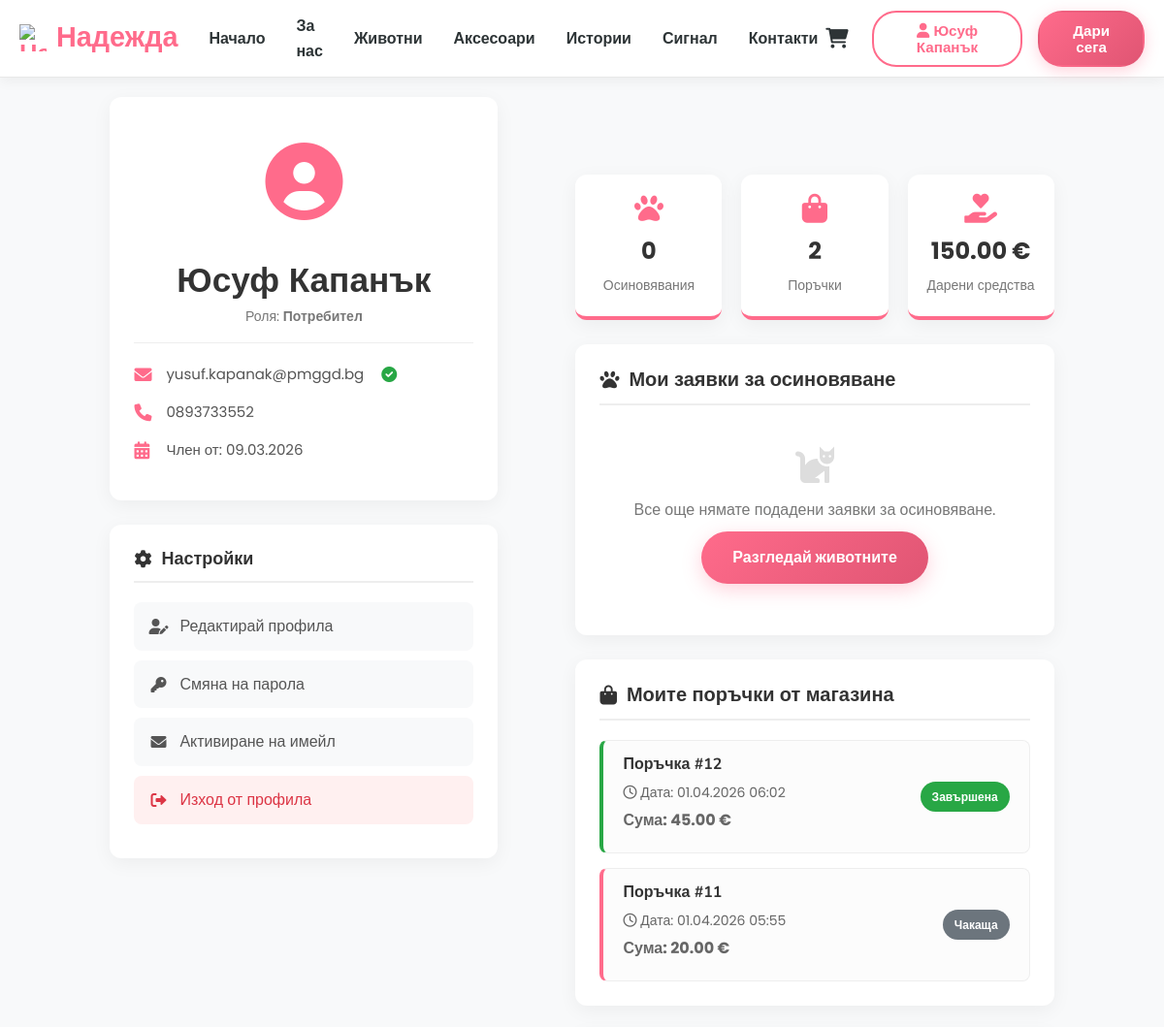
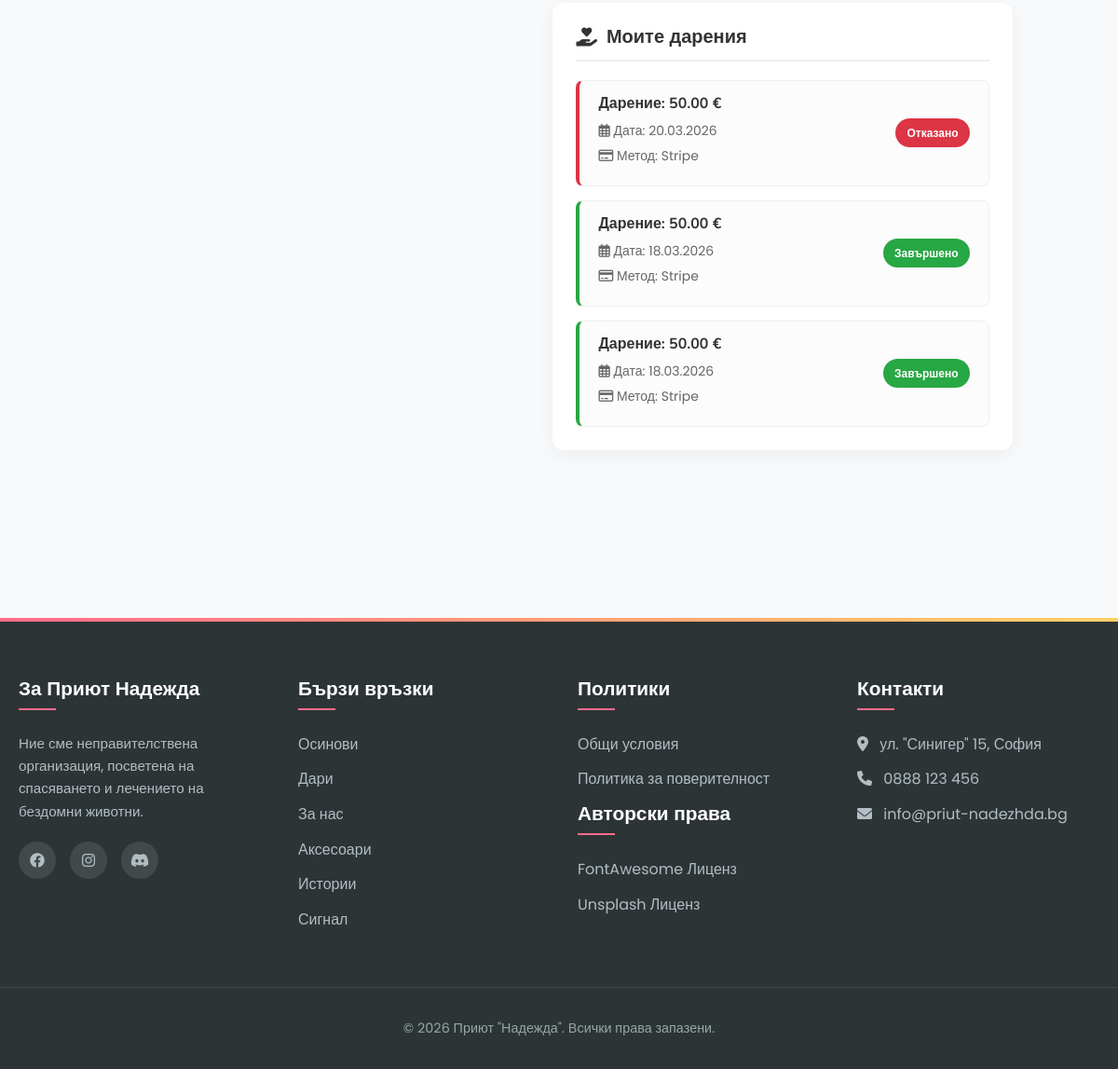
The app's page /profile.php (signed in) with its own data (2 pictures, top to bottom).
### tables this page shows
CREATE TABLE `users` (
  `id` int(11) NOT NULL,
  `full_name` varchar(100) NOT NULL,
  `email` varchar(100) NOT NULL,
  `email_status` varchar(20) NOT NULL DEFAULT 'Не потвърден',
  `phone` varchar(20) DEFAULT NULL,
  `password` varchar(255) NOT NULL,
  `role` enum('Потребител','Администратор') DEFAULT 'Потребител',
  `created_at` timestamp NOT NULL DEFAULT current_timestamp(),
  `updated_at` timestamp NOT NULL DEFAULT current_timestamp() ON UPDATE current_timestamp(),
  `reset_token` varchar(64) DEFAULT NULL,
  `reset_token_expires_at` datetime DEFAULT NULL
);

CREATE TABLE `orders` (
  `id` int(11) NOT NULL,
  `user_id` int(11) DEFAULT NULL,
  `full_name` varchar(100) NOT NULL,
  `email` varchar(100) NOT NULL,
  `phone` varchar(20) NOT NULL,
  `address` text NOT NULL,
  `total_amount` decimal(10,2) NOT NULL,
  `status` enum('Непотвърдена','Изпратена','Чакаща','Обработва се','Завършена','Отказана') DEFAULT 'Непотвърдена',
  `order_date` timestamp NOT NULL DEFAULT current_timestamp()
);

CREATE TABLE `donations` (
  `id` int(11) NOT NULL,
  `user_id` int(11) DEFAULT NULL,
  `amount` decimal(10,2) NOT NULL,
  `full_name` varchar(100) NOT NULL,
  `email` varchar(100) NOT NULL,
  `payment_method` varchar(50) DEFAULT NULL,
  `status` enum('Изчаква се','Завършено','Отказано') DEFAULT 'Изчаква се',
  `donation_date` timestamp NOT NULL DEFAULT current_timestamp()
);

### profile.php (the view, shortened to what the rows shown need)
<?php
require_once 'db_connect.php';
$user_id = $_SESSION['user_id'];
$stmt = $pdo->prepare("SELECT * FROM users WHERE id = ?");
$stmt->execute([$user_id]);
$user = $stmt->fetch();
$stmt = $pdo->prepare("SELECT * FROM orders WHERE user_id = ? ORDER BY order_date DESC");
$stmt->execute([$user_id]);
$orders = $stmt->fetchAll();
$stmt = $pdo->prepare("SELECT * FROM donations WHERE user_id = ? ORDER BY donation_date DESC");
$stmt->execute([$user_id]);
$donations = $stmt->fetchAll();
?>
<!DOCTYPE html>
<html lang="bg">
<head>
    <link rel="stylesheet" href="style.css">
    <link rel="stylesheet" href="https://cdnjs.cloudflare.com/ajax/libs/font-awesome/6.0.0/css/all.min.css">
    <link rel="stylesheet" href="profile.css">
</head>
<body>
<nav>
    <div class="nav-container">
        <div class="nav-menu" id="navMenu">
            <div class="nav-actions">
                <div class="user-dropdown">
                    <button class="login-btn active">
                        <i class="fas fa-user"></i> <?php echo escape($user['full_name']); ?>
                    </button>
                </div>
            </div>
        </div>
    </div>
</nav>
<main class="profile-page">
    <div class="container">
        <div class="profile-layout">
            <aside>
                <div class="profile-card" style="width:400px;">
                    <div class="profile-header">
                        <div class="profile-avatar"><i class="fas fa-user-circle"></i></div>
                        <h2><?php echo escape($user['full_name']); ?></h2>
                        <p class="role-badge">Роля: <strong><?php echo escape($user['role']); ?></strong></p>
                    </div>
                    <div class="info-row">
                        <i class="fas fa-envelope" title="Имейл"></i>
                        <span><?php echo escape($user['email']); ?></span>
                        <?php if (isset($user['email_status']) && $user['email_status'] === 'Потвърден'): ?>
                            <i class="fas fa-check-circle" style="color: #28a745; width: auto; margin-left: 10px; font-size: 16px;" title="Имейлът е потвърден"></i>
                        <?php else: ?>
                            <a href="verify_email.php" style="font-size: 13px; margin-left: 8px; color: var(--primary-color, #ff6b6b); text-decoration: underline;">
                                <i class="fas fa-exclamation-circle" style="color: #ffc107; width: auto; margin-left: 10px; font-size: 16px;" title="Имейлът не е потвърден"></i>
                            </a>
                        <?php endif; ?>
                    </div>
                    <div class="info-row"><i class="fas fa-phone"></i> <?php echo escape($user['phone'] ?: 'Не е посочен телефон'); ?></div>
                    <div class="info-row"><i class="fas fa-calendar-alt"></i> Член от: <?php echo date('d.m.Y', strtotime($user['created_at'])); ?></div>
                </div>
                <div class="profile-card">
                    <h2 class="section-heading" style="font-size: 18px;"><i class="fas fa-cog"></i> Настройки</h2>
                </div>
            </aside>
            <section class="profile-content">
                <div class="profile-card">
                    <h2 class="section-heading"><i class="fas fa-paw"></i> Мои заявки за осиновяване</h2>
                </div>
                <div class="profile-card">
                    <h2 class="section-heading"><i class="fas fa-shopping-bag"></i> Моите поръчки от магазина</h2>
                    <?php if (!empty($orders)): ?>
                        <div class="history-grid">
                            <?php foreach ($orders as $order): ?>
                            <div class="history-item status-<?php echo explode(' ', $order['status'])[0]; ?>">
                                <div class="item-details">
                                    <h4>Поръчка #<?php echo $order['id']; ?></h4>
                                    <p><i class="far fa-clock"></i> Дата: <?php echo date('d.m.Y H:i', strtotime($order['order_date'])); ?></p>
                                    <p style="margin-top: 5px; font-size: 16px;"><strong>Сума: <?php echo $order['total_amount']; ?> €</strong></p>
                                </div>
                                <span class="badge <?php echo escape($order['status']); ?>"><?php echo escape($order['status']); ?></span>
                            </div>
                            <?php endforeach; ?>
                        </div>
                    <?php endif; ?>
                </div>
                <div class="profile-card" style="margin-bottom: 0;">
                    <h2 class="section-heading"><i class="fas fa-hand-holding-heart"></i> Моите дарения</h2>
                    <?php if (!empty($donations)): ?>
                        <div class="history-grid">
                            <?php foreach ($donations as $donation): ?>
                            <div class="history-item status-<?php echo explode(' ', $donation['status'])[0]; ?>">
                                <div class="item-details">
                                    <h4>Дарение: <?php echo $donation['amount']; ?> €</h4>
                                    <p><i class="far fa-calendar-alt"></i> Дата: <?php echo date('d.m.Y', strtotime($donation['donation_date'])); ?></p>
                                    <p><i class="far fa-credit-card"></i> Метод: <?php echo escape($donation['payment_method'] ?: 'Не е посочен'); ?></p>
                                </div>
                                <span class="badge <?php echo escape($donation['status']); ?>"><?php echo escape($donation['status']); ?></span>
                            </div>
                            <?php endforeach; ?>
                        </div>
                    <?php endif; ?>
                </div>
            </section>
        </div>
    </div>
</main>
</body>
</html>

### records on screen
users: full_name "Юсуф Капанък", role "Потребител", email "yusuf.kapanak@pmggd.bg", phone "0893733552", created_at "09.03.2026"
orders: id "12", order_date "01.04.2026 06:02", total_amount "45.00", status "Завършена"
orders: id "11", order_date "01.04.2026 05:55", total_amount "20.00", status "Чакаща"
donations: amount "50.00", donation_date "20.03.2026", payment_method "Stripe", status "Отказано"
donations: amount "50.00", donation_date "18.03.2026", payment_method "Stripe", status "Завършено"
donations: amount "50.00", donation_date "18.03.2026", payment_method "Stripe", status "Завършено"

### other values on screen
$total_adoptions "0"
$total_orders "2"
$total_donated "150.00"
